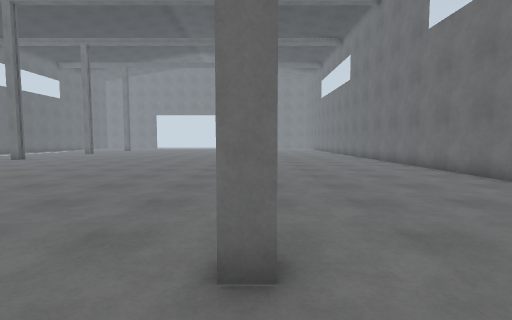
[1] (above)

16 first-person views from a walk through a robot-simulator world made for Webots. The camera is 1.2 m above the floor, tilts 4° down and sees 85° across. The floor is counted in squares, 1 m on a side. Each view is taken from the middle of a square. On the plan, view 1 faces up. The plan holds only what a view shows up to about 12 squares ahead; the rest is blank. The place goes on beyond the plan.

[2]
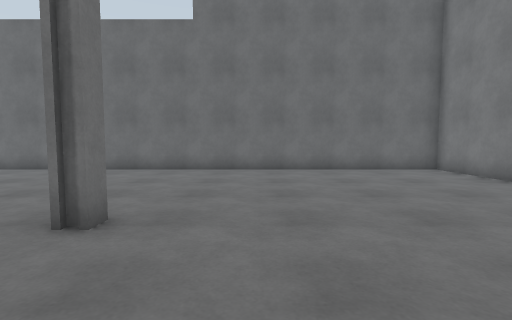

[3]
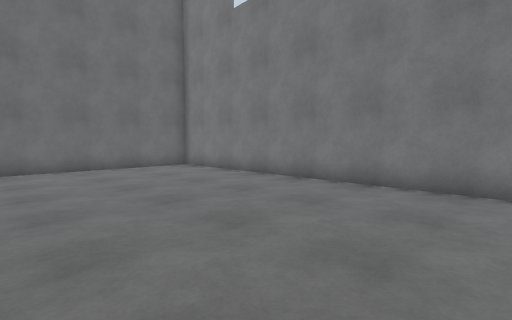

[4]
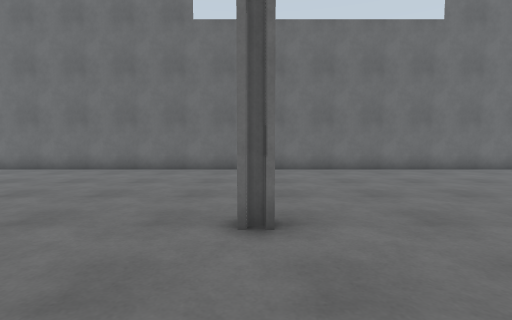

[5]
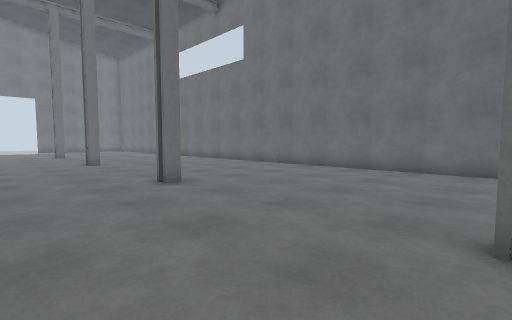

[6]
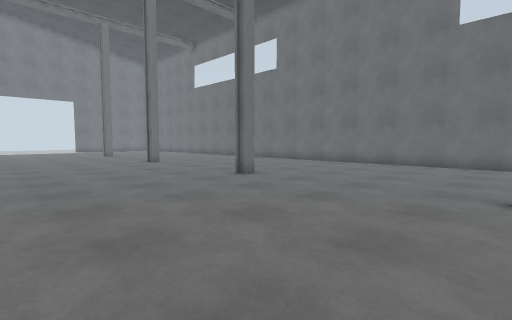

[7]
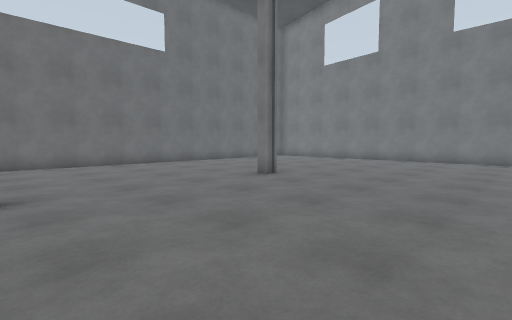

[8]
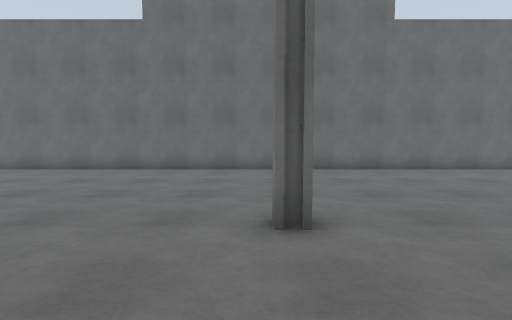

[9]
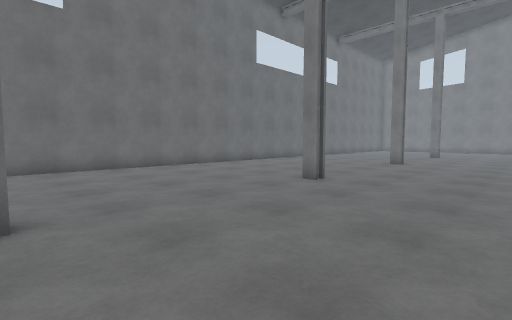

[10]
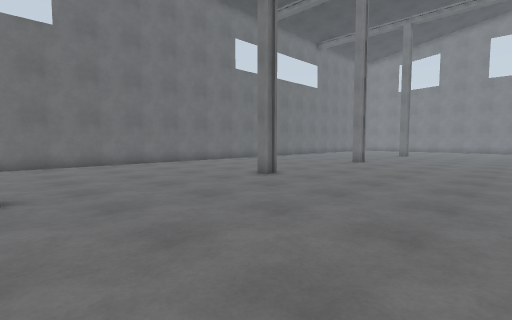

[11]
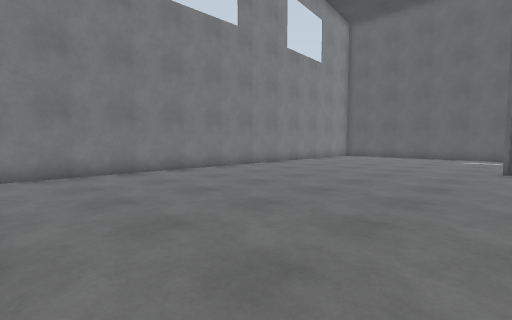

[12]
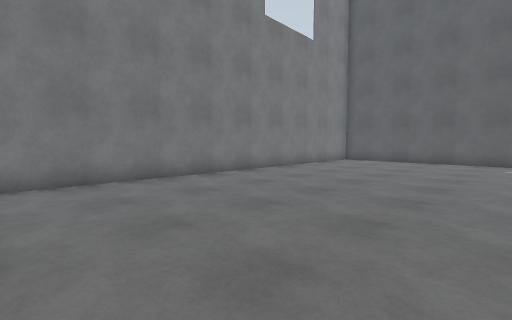

[13]
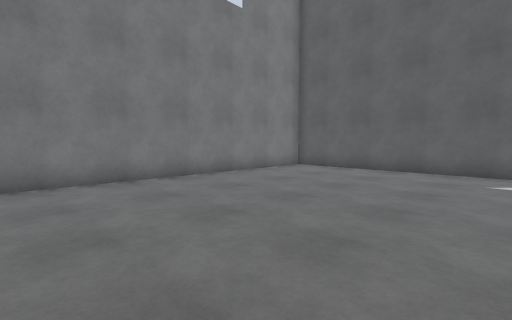

[14]
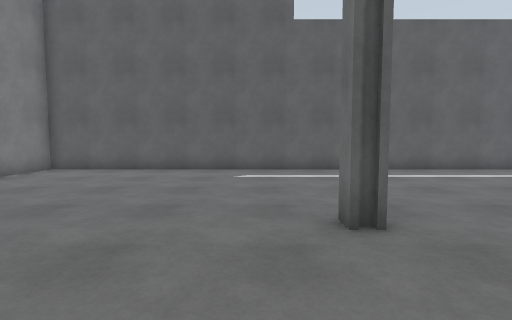

[15]
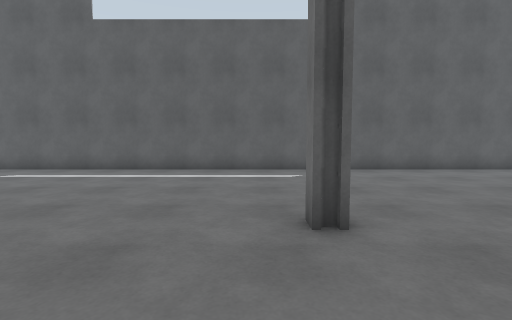

[16]
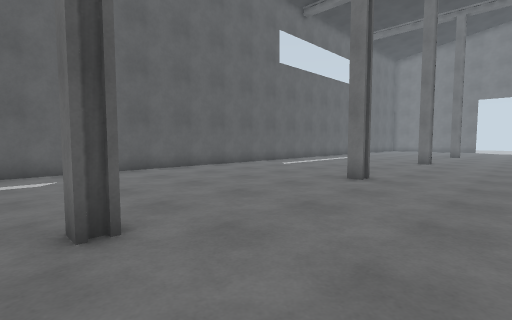

### Floor plan
Points are (right, up) in squares from view 1. A wall is a line through its corners. A room is listed if a view was taken in it or the views show most of it. See-through windows are left out.
Room 1 (views 1, 2, 3, 4, 5, 6, 7, 8, 9, 10, 11, 12, 13, 14, 15, 16)
walls: (-14.7, 10.4) (-14.7, 9.8) (-15.2, 9.8); (-0.3, 9.6) (-0.3, 10.2); (-14.7, 2.9) (-14.7, 2.2) (-15.2, 2.2); (0.2, 2.2) (-0.3, 2.2) (-0.3, 2.7) (0.2, 2.7); (-14.7, 17.9) (-14.7, 17.2) (-15.3, 17.2); (0.2, 17.2) (-0.3, 17.2) (-0.3, 17.7) (0.2, 17.7); (-22.5, 19.6) (-22.5, -7.4) (7.4, -7.4) (7.4, 25.5)

Where each view was taken, in squares from view 1:
view 1: 0 up, 0 right, facing up
view 2: 0 up, 4 left, facing right
view 3: 0 up, 5 left, facing down-right
view 4: 10 up, 4 left, facing right
view 5: 10 up, 4 left, facing up-right
view 6: 10 up, 7 left, facing up-right
view 7: 10 up, 7 left, facing down-right
view 8: 18 up, 4 left, facing right
view 9: 25 up, 5 left, facing down-right
view 10: 25 up, 7 left, facing down-right
view 11: 3 up, 2 left, facing down-left
view 12: 1 up, 6 left, facing down-left
view 13: 1 up, 11 left, facing down-left
view 14: 1 up, 11 left, facing left
view 15: 9 up, 11 left, facing left
view 16: 9 up, 11 left, facing up-left
